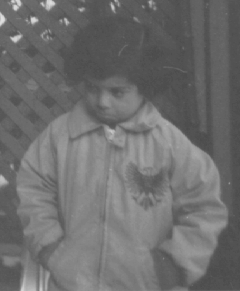
%> input picture pout.bmp, 240 x 291 px, given in place of pout.tif, which was not available
$ octave ex3_5.m   (GNU Octave 9; MATLAB toolbox functions it lacks are replaced by stand-ins)
%> lines starting %> are read from the running program, lines starting %| are printed output that depends on the picture; pictures that were not available may be replaced by others from this repository, and a replacement may not be noted
I=imread('pout.tif'); %read original graph
%> I is the input picture: size 291x240 uint8; min 74, max 224, mean 110.3
I=im2double(I);
%> I: size 291x240 double
%for contrast largen graph
I1=2*I-55/255;
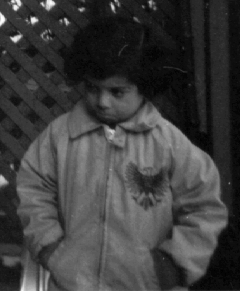
%> I1: size 291x240 double; min 0.365, max 1.54, mean 0.649; drawn with min black and max white
subplot(4,4,1);
imshow(I1);
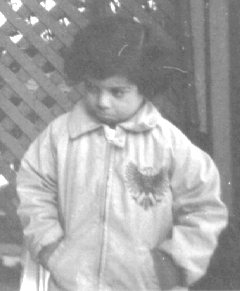
%> displayed picture: size 291x240, on the screen's scale of 0 to 255; min 93, max 255, mean 165.1
subplot(4,4,2);
imhist(I1);
subplot(4,4,3);
imshow(histeq(I1));
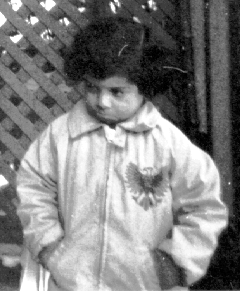
%> displayed picture: size 291x240, on the screen's scale of 0 to 255; min 0, max 255, mean 128.5
subplot(4,4,4);
imhist(histeq(I1));
%for contrast decrease graph
I2=0.5*I+55/255;
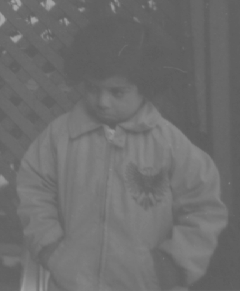
%> I2: size 291x240 double; min 0.361, max 0.655, mean 0.432
subplot(4,4,5);
imshow(I2);
subplot(4,4,6);
imhist(I2);
subplot(4,4,7);
imshow(histeq(I2));
subplot(4,4,8);
imhist(histeq(I2));
%for line increase luminance graph
I3=I+55/255;
subplot(4,4,9);
imshow(I3);
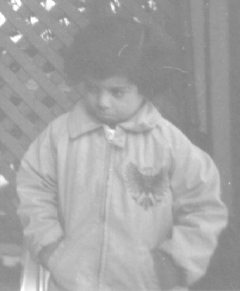
%> displayed picture: size 291x240, on the screen's scale of 0 to 255; min 129, max 255, mean 165.3
subplot(4,4,10);
imhist(I3)
subplot(4,4,11);
imshow(histeq(I3));
subplot(4,4,12);
imhist(histeq(I3));
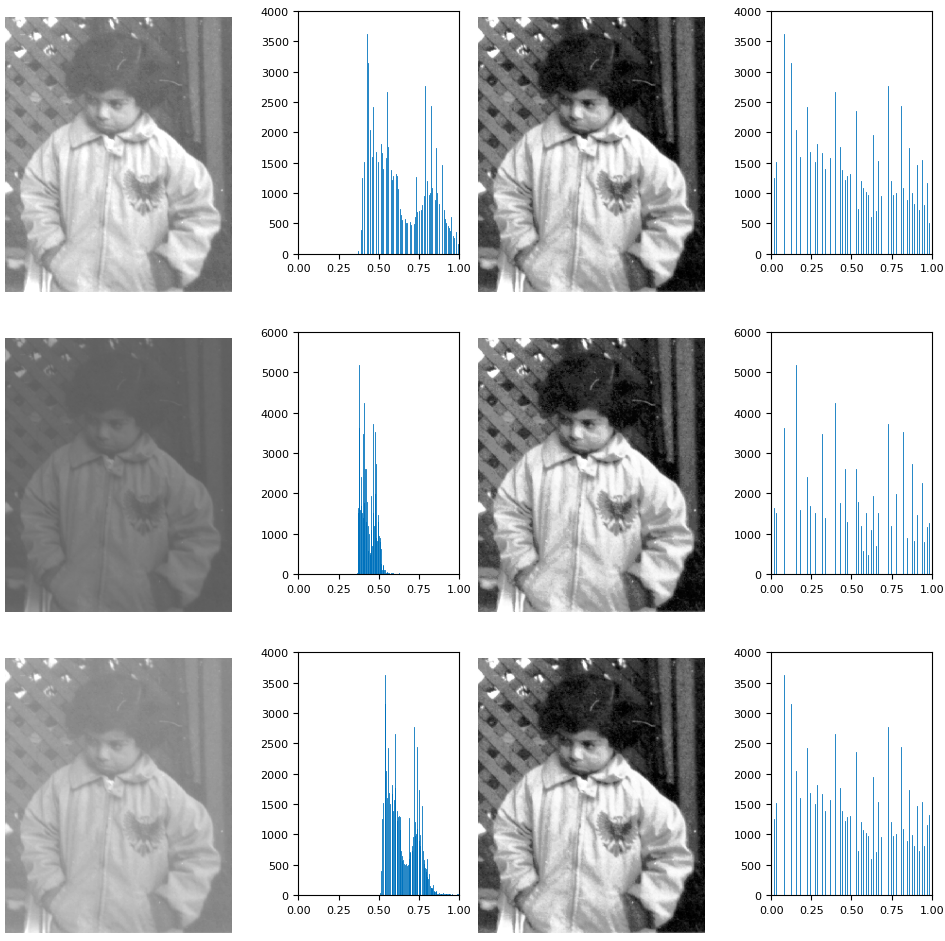
%> figure redrawn from the program's plot data, 12 panels
